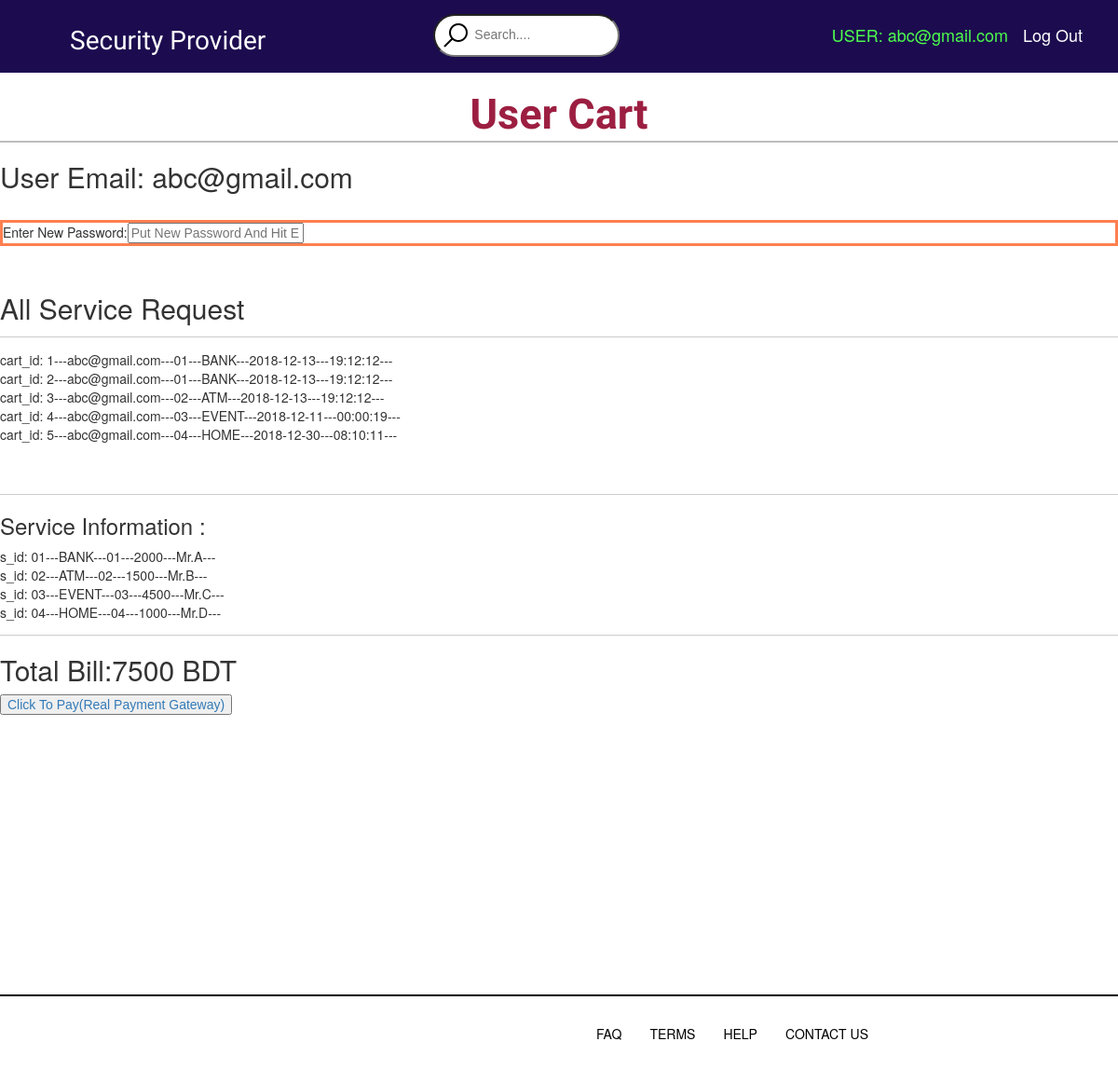
/cart.php (signed in), run on the app's committed database.
### tables this page shows
CREATE TABLE `cart` (
  `cart_id` int(11) NOT NULL,
  `user_email` varchar(50) NOT NULL,
  `s_id` varchar(2) DEFAULT NULL,
  `s_name` varchar(50) DEFAULT NULL,
  `s_date` date DEFAULT NULL,
  `s_time` time DEFAULT NULL,
  `status` varchar(4) DEFAULT NULL
);

CREATE TABLE `services` (
  `s_id` varchar(2) NOT NULL,
  `s_name` varchar(10) NOT NULL,
  `s_price_per_hour` varchar(6) DEFAULT NULL,
  `s_people` varchar(100) DEFAULT NULL,
  `s_available` varchar(3) DEFAULT NULL
);

### cart.php (the view, shortened to what this page needs)
<!DOCTYPE html>
<?php
if (!isset($_SESSION['email'])) {
    echo "<script>window.location.assign('index.php')</script>";
} else {
    ?>
<html>
    <head>
		<link href="css/style.css" rel="stylesheet" type="text/css">
		<link rel="stylesheet" type="text/css" href="css/bootstrap-theme.min.css">
		<link rel="stylesheet" type="text/css" href="css/bootstrap.css">
		<link rel="stylesheet" type="text/css" href="css/bootstrap.min.css">
		<link rel="stylesheet" type="text/css" href="css/main.css">
		<link rel="stylesheet" type="text/css" href="css/normalize.css">
		<link rel="stylesheet" href="font-awesome-4.5.0/css/font-awesome.css">
    </head>
    <body>
		<div class="Topbar_wrapper container-fluid">
		<div class="container-fluid">
			<nav>
			<ul class="menu">
				<li><h1>Security Provider</h1> </li>
			</ul>
			<form action="">
			<li> <input type="text" name="" placeholder="Search...."></li>
			<div class="log">
			<ul>
		    <li id="c" ><a href="cart.php" style="color:#4dff4d;">USER: <?php echo  $_SESSION['email']?></a> </li>
			<li id="d"><a href="logout.php">Log Out</a></li>
			</ul>
			</div>
			</form>
			</nav>
			</div>
		</div>
		<div class="services">
		<div class="serv">
			<h2>User Cart </h2>
		</div>
	</div>
	<div>
	<h2>User Email: <?php echo $_SESSION['email']?></h2>
	<br/>
	<form method="post" action="updatep.php" style="margin-bottom:10px;border-style: solid;
  border-color: coral;">
	Enter New Password:<input type="" id="newp" name="newp" placeholder="Put New Password And Hit Enter">
	</form>
	<br/>
	<h2>All Service Request</h2>
	<hr/>
	<?php
	$servername = "localhost";
	$username = "root";
	$password = "";
	$dbname = "qw";
	$var=$_SESSION['email'];
	$conn = new mysqli($servername, $username, $password, $dbname);
	$sql = "select * from cart where user_email='$var'";
	$result = $conn->query($sql);
	if ($result->num_rows > 0) {
    while($row = $result->fetch_assoc()) {
        echo "cart_id: " . $row["cart_id"]."---". $row["user_email"]. "---" . $row["s_id"]."---".$row["s_name"]."---".$row["s_date"]."---".$row["s_time"]."---".$row["status"]."<br>";
    }
} else {
    echo "0 results";
}
?>
<br/>
<br/>
<hr/>
<h3> 	Service Information : </h3>
<?php
	$servername = "localhost";
	$username = "root";
	$password = "";
	$dbname = "qw";
	$conn = new mysqli($servername, $username, $password, $dbname);
	$sql = "select * from services;";
	$result = $conn->query($sql);
	if ($result->num_rows > 0) {
    while($row = $result->fetch_assoc()) {
        echo "s_id: " . $row["s_id"]."---". $row["s_name"]. "---" . $row["s_id"]."---".$row["s_price_per_hour"]."---".$row["s_people"]."---"."<br>";
    }
} else {
    echo "0 results";
}
?>
<hr/>
<h2>Total Bill:7500 BDT</h2>
<a href="https://www.easypayway.com/" target="_blank"><input type="button" value="Click To Pay(Real Payment Gateway)"></a>
	</div>
       <div class="bar"></div>
		<div class="footer" >
             <ul>
                  <li> <a href="#"> FAQ </a> </li>
                 <li> <a href="#"> TERMS </a> </li>
                 <li> <a href="#"> HELP </a> </li>
                 <li> <a href="#"> CONTACT US </a></li>
            </ul>
        </div>
    </body>
</html>
  <?php
}
?>

### css/style.css (style rules this page uses)
.container-fluid { background-color: #1C0C4F; }
.menu h1 { color: white; font-family: 'Cherry Swash', cursive; font-weight: 500; line-height: 1.1; padding-left: 5px; padding-right: 180px; }
.log ul { list-style: none; padding-left: 35px; padding-top: 15px; padding-bottom: 15px; margin: 0; float: right; font-size: 18px; }
.log ul li { display: inline-block; margin-left: auto; }
.log ul li a { text-decoration: none; padding: 8px; margin: 0; border-bottom: none; color: white; }
li { list-style: none; float: left; }
input[type=text] { background-image: url(../img/icons8-search-32.png); background-repeat: no-repeat; background-position: 6px; padding: 12px 20px 14px 42px; border-radius: 25px; margin-top: 5px; outline: none; width: 200px; -webkit-transition:width 0.7s ease-in-out; -moz-transition:width 0.7s ease-in-out; -ms-transition:width 0.7s ease-in-out; -o-transition:width 0.7s ease-in-out; transition: width 0.7s ease-in-out; }
.serv h2 { font-size: 45px; text-align: center; font-weight: 700; font-family: 'Tajawal', sans-serif; color: #9C1F41; border-bottom: 2px solid #BDBDBD; padding-bottom: 3px; padding-top: 0px; }
.bar { margin-top: 300px; border-top: 2px solid black; }
.footer { margin-left: 600px; }
.footer ul li { list-style: none; margin-top: 20px; margin-bottom: 70px; }
.footer li a { text-decoration: none; color: black; margin-right: 30px; font-weight: 500px; }

### css/main.css (style rules this page uses)
html { color: #222; font-size: 1em; line-height: 1.4; }
hr { display: block; height: 1px; border: 0; border-top: 1px solid #ccc; margin: 1em 0; padding: 0; }

### data on the page
cart: cart "1", user_email "abc@gmail.com", s "01", s_name "BANK", s_date "2018-12-13", s_time "19:12:12"
cart: cart "2", user_email "abc@gmail.com", s "01", s_name "BANK", s_date "2018-12-13", s_time "19:12:12"
cart: cart "3", user_email "abc@gmail.com", s "02", s_name "ATM", s_date "2018-12-13", s_time "19:12:12"
cart: cart "4", user_email "abc@gmail.com", s "03", s_name "EVENT", s_date "2018-12-11", s_time "00:00:19"
cart: cart "5", user_email "abc@gmail.com", s "04", s_name "HOME", s_date "2018-12-30", s_time "08:10:11"
services: s "01", s_name "BANK", s_price_per_hour "2000", s_people "Mr.A"
services: s "02", s_name "ATM", s_price_per_hour "1500", s_people "Mr.B"
services: s "03", s_name "EVENT", s_price_per_hour "4500", s_people "Mr.C"
services: s "04", s_name "HOME", s_price_per_hour "1000", s_people "Mr.D"

### other printed values
$_SESSION['email'] "abc@gmail.com"
